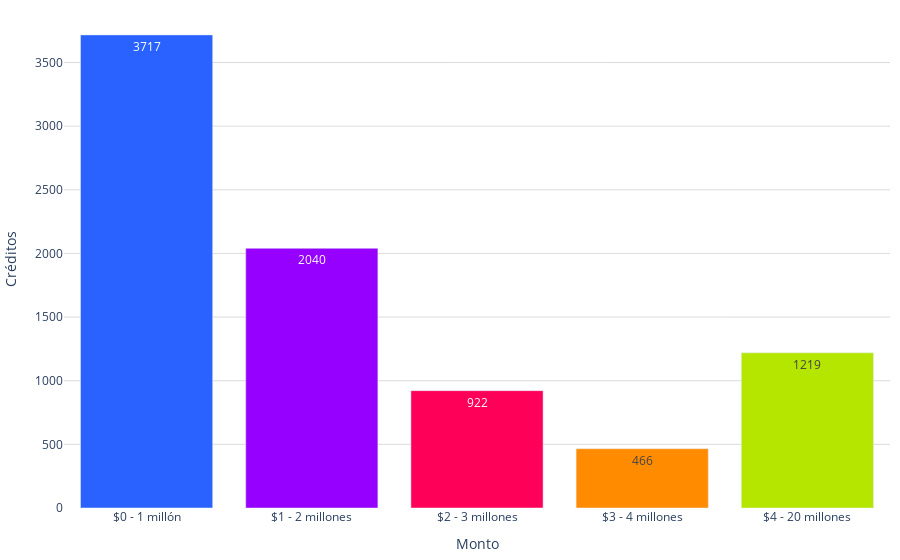

Source (notebook cell):
### Code cell
labels = df_conteo_por_rango['rango']
values = df_conteo_por_rango['conteo']
#trimestre = tabla_porcentajes['trimestre']
colores = ['#2962ff', '#9500ff', '#ff0059', '#ff8c00', '#b4e600', '#2EC2A2','#E50CB6']

fig = go.Figure()
#trimestres = tabla_porcentajes.columns
fig.add_trace(go.Bar(
        #name=f'Trimestre {trimestre}', 
        x=labels, 
        y=values, 
        marker_color=colores,
        text=values,  # Texto que se mostrará en las barras (porcentaje)
        textposition='inside',  # Posición del texto (puede ser 'inside' o 'outside')
        #texttemplate='%{text:.1f}%', 
    )
)    
fig.update_layout(
    #barmode='stack', 
    #title='Distribución de créditos por monto 2022',
    #title_font_size = 20,
    xaxis=dict(title="Monto"),
    yaxis=dict(
        title='Créditos', # Título del eje y
        gridcolor='#dddcda', # Color de las líneas que dividen los rangos del eje Y         
    ),  margin=dict(l=10, r=10, t=10, b=10),  # Ajusta los márgenes (left, right, top, bottom)        
    plot_bgcolor='rgba(0,0,0,0)',  # Color de fondo del gráfico
    legend=dict(
        yanchor="top",
        y=0.99,
    )
)
# Exportar gráfica como archivo HTML
def guardar_grafico_como_html(fig, nombre_archivo, carpeta='assets/graficas'):
    # Crear la carpeta si no existe
    if not os.path.exists(carpeta):
        os.makedirs(carpeta)
    
    
    config = {
        'displaylogo': False,  # Ocultar el logo de Plotly
        'modeBarButtonsToRemove': [
            'toImage',       # Botón para guardar como imagen
            'select2d',      # Box select
            'lasso2d',       # Lasso select
            'resetScale2d',  # Reset Axes
        ]
    }
    # Gráfica como archivo HTML en la carpeta especificada
    pio.write_html(fig, f'{carpeta}/{nombre_archivo}.html', config=config)

guardar_grafico_como_html(fig, 'g_bar_creditos_monto_2023',  carpeta='assets/graficas')
fig.show()

### Figure 1 — Plotly figure (JSON) as saved in the notebook; plotly's stock layout.template omitted (floating-point values rounded to 4 significant figures)
{"data": [{"marker": {"color": ["#2962ff", "#9500ff", "#ff0059", "#ff8c00", "#b4e600", "#2EC2A2", "#E50CB6"]}, "text": [3717, 2040, 922, 466, 1219], "textposition": "inside", "type": "bar", "x": ["$0 - 1 millón", "$1 - 2 millones", "$2 - 3 millones", "$3 - 4 millones", "$4 - 20 millones"], "y": [3717, 2040, 922, 466, 1219]}], "layout": {"legend": {"y": 0.99, "yanchor": "top"}, "margin": {"b": 10, "l": 10, "r": 10, "t": 10}, "plot_bgcolor": "rgba(0,0,0,0)", "xaxis": {"title": {"text": "Monto"}}, "yaxis": {"gridcolor": "#dddcda", "title": {"text": "Créditos"}}}}
